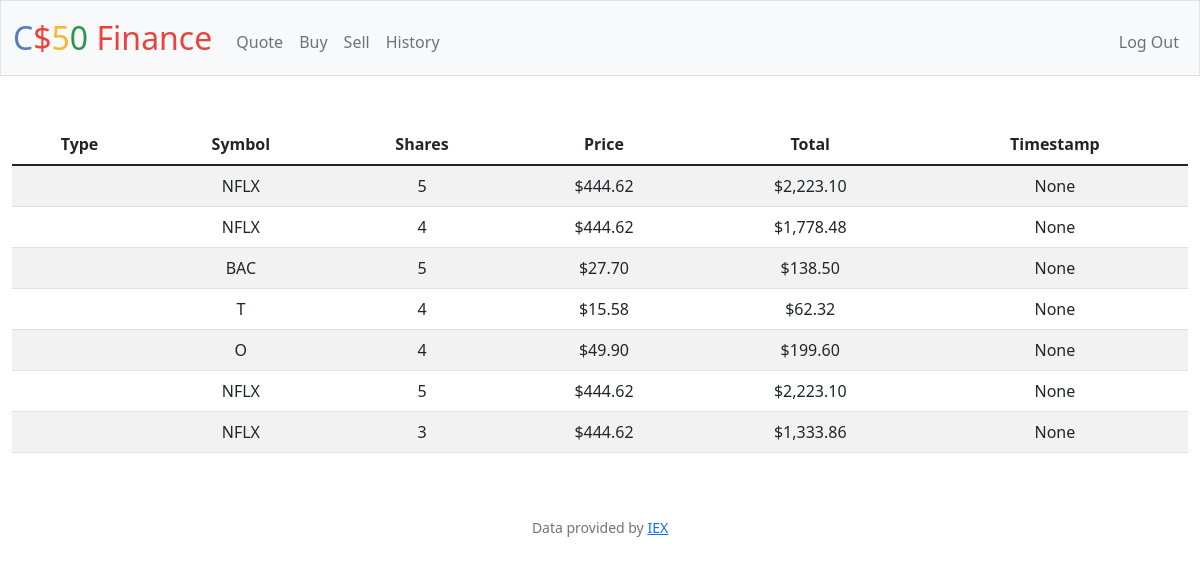
The app's page /history (signed in) with its own data.
### tables this page shows
CREATE TABLE transactions (
id INTEGER PRIMARY KEY AUTOINCREMENT,
user_id INTEGER NOT NULL,
symbol TEXT NOT NULL,
shares INTEGER NOT NULL,
price NUMERIC NOT NULL,
timestamp DATETIME DEFUALT CURRENT_TIMESTAMP,
FOREIGN KEY (user_id) REFERences users(id));

### finance/app.py (the view)
@app.route("/history")
@login_required
def history():
    transactions = db.execute("SELECT * FROM transactions WHERE user_id = :user_id ORDER BY timestamp DESC", user_id=session["user_id"])
    return render_template("history.html", transactions=transactions, usd=usd)

### finance/app.py (called while the page is built)
@app.after_request
def after_request(response):
    response.headers["Cache-Control"] = "no-cache, no-store, must-revalidate"
    response.headers["Expires"] = 0
    response.headers["Pragma"] = "no-cache"
    return response

### finance/helpers.py (called while the page is built)
def login_required(f):
    @wraps(f)
    def decorated_function(*args, **kwargs):
        if session.get("user_id") is None:
            return redirect("/login")
        return f(*args, **kwargs)
    return decorated_function

def usd(value):
    return f"${value:,.2f}"

### finance/templates/history.html (shortened to what this page needs)
{% extends "layout.html" %}
{% block main %}
    <table class="table table-striped">
        <thead
            <tr>
                <th>Type</th>
                <th>Symbol</th>
                <th>Shares</th>
                <th>Price</th>
                <th>Total</th>
                <th>Timestamp</th>
        </thead>
        <tbody>
            {% for transaction in transactions %}
                <tr>
                    <td>{{ transaction.type }}</td>
                    <td>{{ transaction.symbol }}</td>
                    <td>{{ transaction.shares }}</td>
                    <td>{{ (transaction.price) | usd }}</td>
                    <td>{{ (transaction.shares * transaction.price) | usd }}</td>
                    <td>{{ transaction.timestamp }}</td>
                </tr>
            {% endfor %}
        </tbody>
    </table>
{% endblock %}

### finance/templates/layout.html (shortened to what this page needs)
<!DOCTYPE html>
<html lang="en">
    <head>
        <link href="https://cdn.jsdelivr.net/npm/bootstrap@5.1.3/dist/css/bootstrap.min.css" rel="stylesheet">
        <link href="/static/styles.css" rel="stylesheet">
    </head>
    <body>
        <nav class="bg-light border navbar navbar-expand-md navbar-light">
            <div class="container-fluid">
                <a class="navbar-brand" href="/"><span class="blue">C</span><span class="red">$</span><span class="yellow">5</span><span class="green">0</span> <span class="red">Finance</span></a>
                <div class="collapse navbar-collapse" id="navbar">
                    {% if session["user_id"] %}
                        <ul class="navbar-nav me-auto mt-2">
                            <li class="nav-item"><a class="nav-link" href="/quote">Quote</a></li>
                            <li class="nav-item"><a class="nav-link" href="/buy">Buy</a></li>
                            <li class="nav-item"><a class="nav-link" href="/sell">Sell</a></li>
                            <li class="nav-item"><a class="nav-link" href="/history">History</a></li>
                        </ul>
                        <ul class="navbar-nav ms-auto mt-2">
                            <li class="nav-item"><a class="nav-link" href="/logout">Log Out</a></li>
                        </ul>
                    {% else %}
                        <ul class="navbar-nav ms-auto mt-2">
                            <li class="nav-item"><a class="nav-link" href="/register">Register</a></li>
                            <li class="nav-item"><a class="nav-link" href="/login">Log In</a></li>
                        </ul>
                    {% endif %}
                </div>
            </div>
        </nav>
        <main class="container-fluid py-5 text-center">
            {% block main %}{% endblock %}
        </main>
        <footer class="mb-5 small text-center text-muted">
            Data provided by <a href="https://iexcloud.io/">IEX</a>
        </footer>
    </body>
</html>

### finance/static/styles.css (style rules this page uses)
nav .navbar-brand { font-size: xx-large; }
nav .navbar-brand .blue { color: #537fbe; }
nav .navbar-brand .red { color: #ea433b; }
nav .navbar-brand .yellow { color: #f5b82e; }
nav .navbar-brand .green { color: #2e944b; }

### records on screen
transactions: price "$444.62", (transaction.shares*transaction.price)|usd "$2,223.10"
transactions: price "$444.62", (transaction.shares*transaction.price)|usd "$1,778.48"
transactions: price "$27.70", (transaction.shares*transaction.price)|usd "$138.50"
transactions: price "$15.58", (transaction.shares*transaction.price)|usd "$62.32"
transactions: price "$49.90", (transaction.shares*transaction.price)|usd "$199.60"
transactions: price "$444.62", (transaction.shares*transaction.price)|usd "$2,223.10"
transactions: price "$444.62", (transaction.shares*transaction.price)|usd "$1,333.86"
